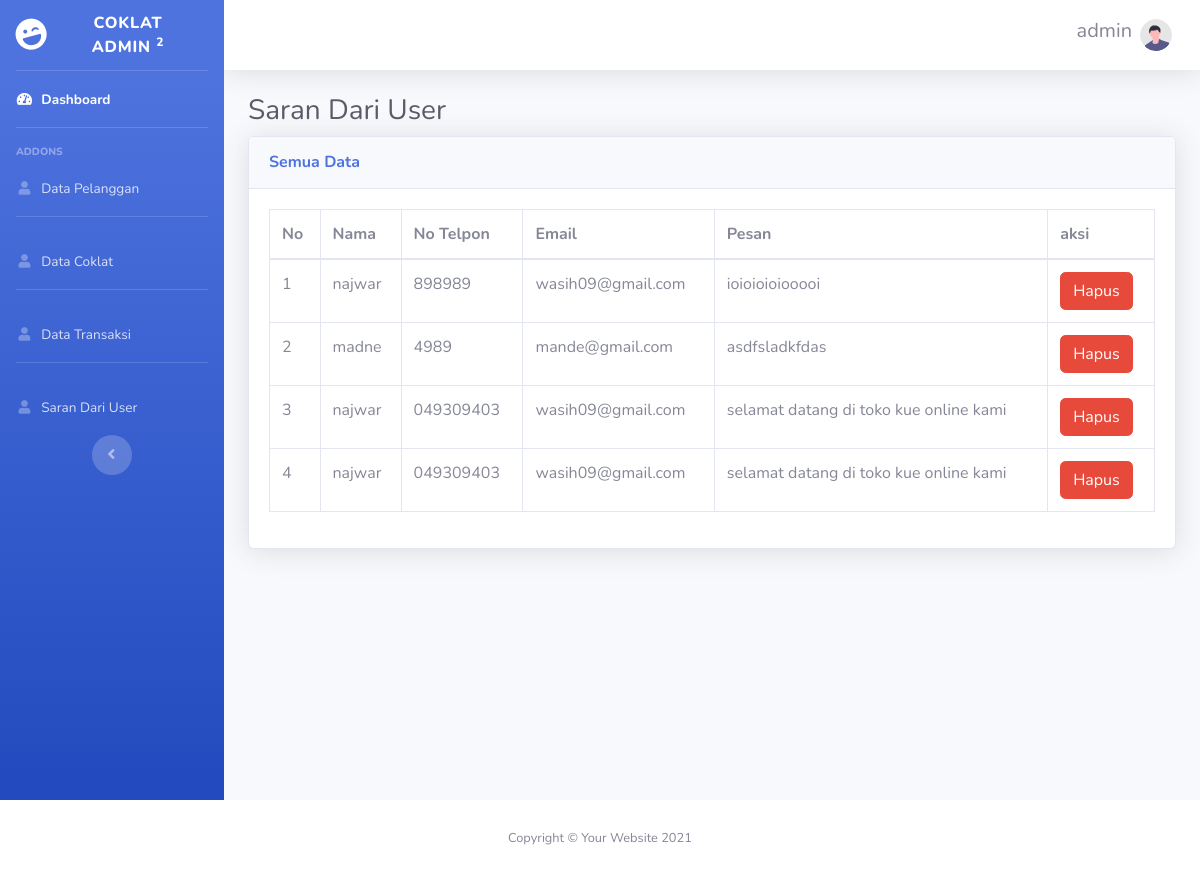
Before: /admin/pesan/pesan.php (signed in) with the older database file.
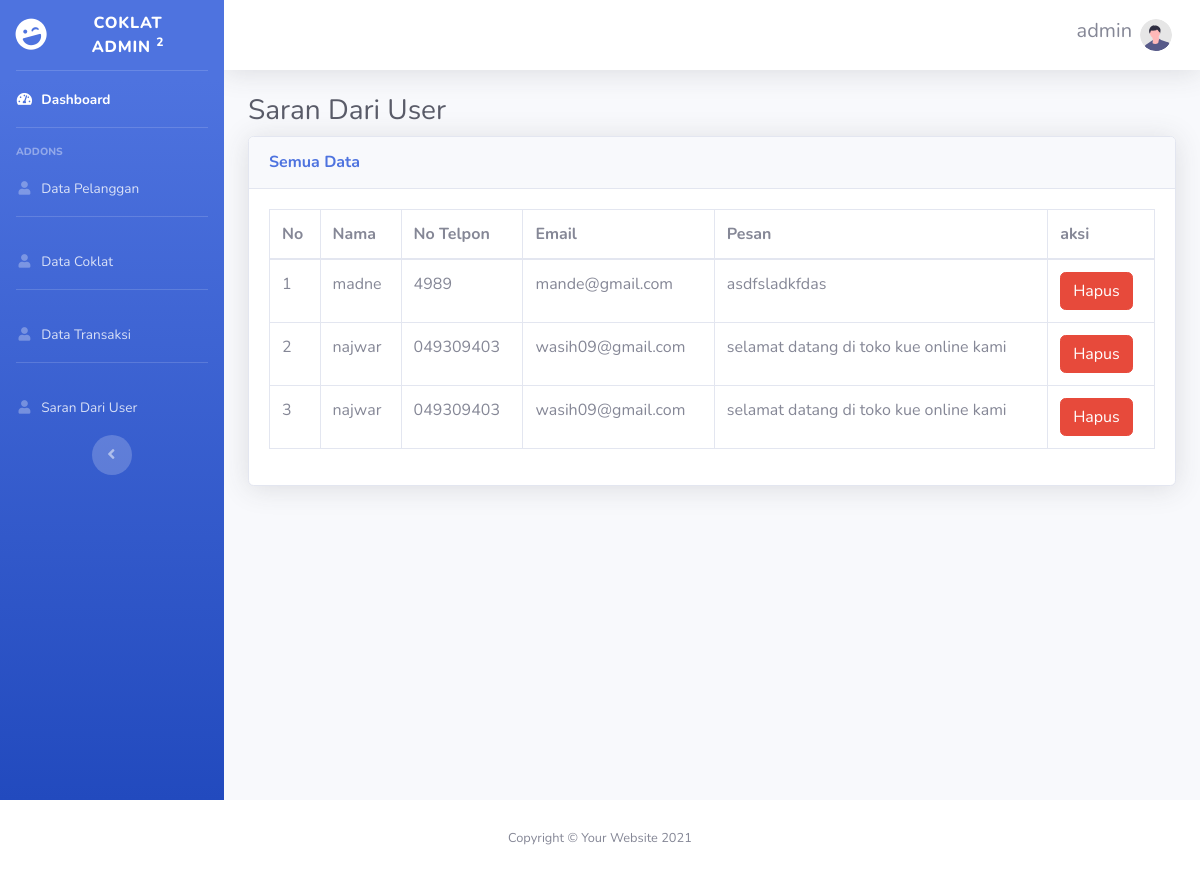
After: the same page with the newer database file.
### tables this page shows
CREATE TABLE `pesan` (
  `id_pesan` int(11) NOT NULL,
  `nama` varchar(100) NOT NULL,
  `nomor` varchar(15) NOT NULL,
  `email` varchar(50) NOT NULL,
  `pesan` varchar(150) NOT NULL
);

### admin/pesan/pesan.php (the view, shortened to what this page needs)
<?php
include '../header2.php';
include '../../koneksi.php';
$query = "SELECT * FROM pesan ORDER BY id_pesan DESC";
$hasil = mysqli_query($connection,$query);
?>
    <div id="wrapper">
    <?php
    include '../sidebar2.php';
    ?>
        <div id="content-wrapper" class="d-flex flex-column">
            <div id="content">
                <nav class="navbar navbar-expand navbar-light bg-white topbar mb-4 static-top shadow">
                    <ul class="navbar-nav ml-auto">
                        <li class="nav-item dropdown no-arrow">
                            <a class="nav-link dropdown-toggle" href="#" id="userDropdown" role="button"
                                data-toggle="dropdown" aria-haspopup="true" aria-expanded="false">
                                <span class="mr-2 d-none d-lg-inline text-gray-600 small"><h5><?= $_SESSION['user']['username']; ?></h5></span>
                                <img class="img-profile rounded-circle"
                                    src="../img/undraw_profile.svg">
                            </a>
                        </li>
                    </ul>
                </nav>
                <div class="container-fluid">
                    <h1 class="h3 mb-2 text-gray-800">Saran Dari User</h1>
                    <div class="card shadow mb-4">
                        <div class="card-header py-3">
                            <h6 class="m-0 font-weight-bold text-primary">Semua Data</h6>
                        </div>
                        <div class="card-body">
                            <div class="table-responsive">
                                <table class="table table-bordered" id="dataTable" width="100%" cellspacing="0">
                                    <thead>
                                        <tr>
                                            <th>No</th>
                                            <th>Nama</th>
                                            <th>No Telpon</th>
                                            <th>Email</th>
                                            <th>Pesan</th>
                                            <th>aksi</th>
                                        </tr>
                                    </thead>
                                    <tbody>
                                        <?php
                                        $no = 1;
                                        foreach ($hasil as $isi) {
                                         ?>
                                        <tr>
                                            <td><?= $no; ?></td>
                                            <td><?= $isi['nama']; ?></td>
                                            <td><?= $isi['nomor']; ?></td>
                                            <td><?= $isi['email']; ?></td>
                                            <td><?= $isi['pesan']; ?></td>
                                            <td><a class="btn btn-danger" href="proses.php?aksi=hapus&id=<?= $isi['id_pesan']; ?>">Hapus</a></td>
                                            </tr>
                                        <?php $no++; } ?>
                                    </tbody>
                                </table>
                            </div>
                        </div>
                    </div>
                </div>
            </div>
        </div>
    </div>
<?php
include '../footer2.php';
?>

Changed rows visible on the page:
removed pesan: nama "najwar", nomor "898989", email "wasih09@gmail.com", pesan "ioioioioiooooi"
